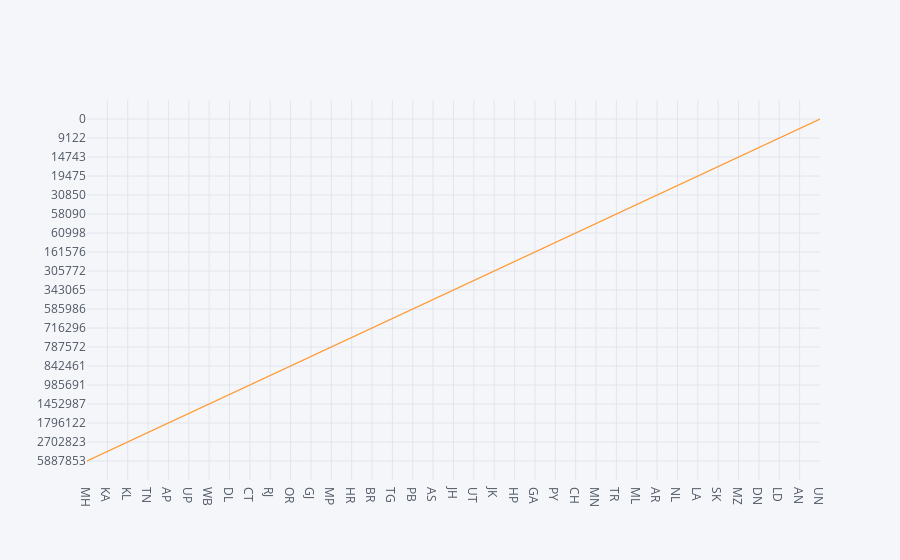

The cell this chart's notebook holds for it:
### Code cell
df.iplot(kind='scatter',x='statecode',y='confirmed')

### Figure 1 — Plotly figure (JSON) as saved in the notebook; plotly's stock layout.template omitted (floating-point values rounded to 4 significant figures)
{"data": [{"line": {"color": "rgba(255, 153, 51, 1.0)", "dash": "solid", "shape": "linear", "width": 1.3}, "mode": "lines", "name": "confirmed", "text": "", "type": "scatter", "x": ["MH", "KA", "KL", "TN", "AP", "UP", "WB", "DL", "CT", "RJ", "OR", "GJ", "MP", "HR", "BR", "TG", "PB", "AS", "JH", "UT", "JK", "HP", "GA", "PY", "CH", "MN", "TR", "ML", "AR", "NL", "LA", "SK", "MZ", "DN", "LD", "AN", "UN"], "y": ["5887853", "2747539", "2702823", "2324597", "1796122", "1701668", "1452987", "1430671", "985691", "949008", "842461", "818895", "787572", "765096", "716296", "600318", "585986", "453867", "343065", "336153", "305772", "197943", "161576", "111684", "60998", "58768", "58090", "41100", "30850", "23466", "19475", "18090", "14743", "10455", "9122", "7233", "0"]}], "layout": {"legend": {"bgcolor": "#F5F6F9", "font": {"color": "#4D5663"}}, "paper_bgcolor": "#F5F6F9", "plot_bgcolor": "#F5F6F9", "title": {"font": {"color": "#4D5663"}}, "xaxis": {"gridcolor": "#E1E5ED", "showgrid": true, "tickfont": {"color": "#4D5663"}, "title": {"font": {"color": "#4D5663"}, "text": ""}, "zerolinecolor": "#E1E5ED"}, "yaxis": {"gridcolor": "#E1E5ED", "showgrid": true, "tickfont": {"color": "#4D5663"}, "title": {"font": {"color": "#4D5663"}, "text": ""}, "zerolinecolor": "#E1E5ED"}}}
